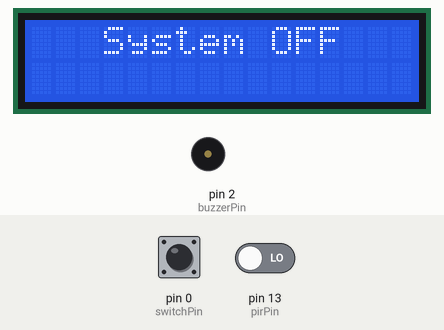
Simulated run of this sketch. Board: Arduino Uno, built with avr-gcc and run on an emulated ATmega328P. Parts: 16×2 character LCD, buzzer (waves = sounding, pin HIGH). The inputs (shaded band) are chosen by the test bench; at power-on: pin 0 (switchPin) LOW, pin 13 (pirPin) LOW.

Above: at 1.2 s.
1.3 s: pin 0 (switchPin) pulled HIGH for 0.15 s
At 1.41 s:
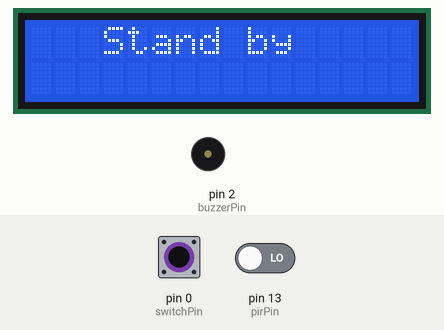
3.0 s: pin 0 (switchPin) pulled HIGH for 3.2 s
7.7 s: pin 0 (switchPin) driven HIGH and pin 13 (pirPin) driven HIGH
At 7.75 s:
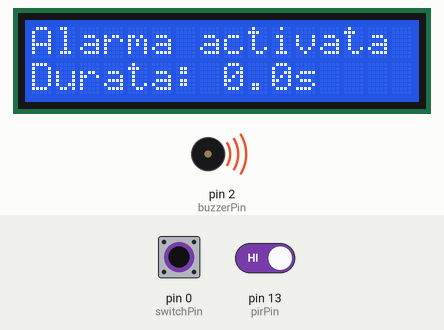
9.5 s: pin 0 (switchPin) driven LOW
At 9.9 s:
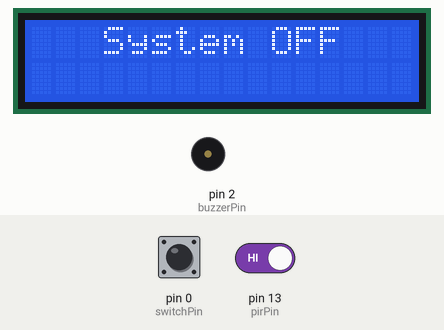
11.0 s: pin 0 (switchPin) driven HIGH
At 11.16 s:
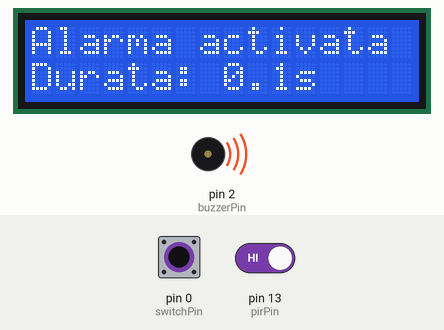
Timing chart, 0 to 14.0 s (numbered marks = the images above; inputs shaded):
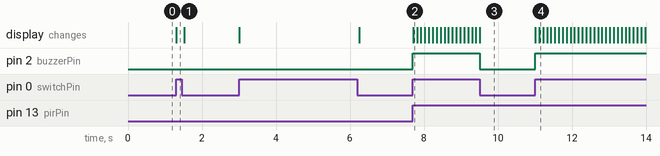

The sketch:

proiect_ad_alarma_de_proximitate1.ino
```cpp
#include<LiquidCrystal.h>

int pirPin = 13;
int buzzerPin = 2;
int switchPin = 0;
int state = LOW;
unsigned long previousTime;
LiquidCrystal lcd(12, 11, 6, 5, 4, 3);

void setup()
{
  	// Initializare
	pinMode(pirPin, INPUT);
	pinMode(buzzerPin, OUTPUT);
  	lcd.begin(16, 2);
}

void loop()
{
  int motion = 0;
  motion = digitalRead(pirPin);
  state = digitalRead(switchPin);

  /*
  Daca switch-ul se afla pe pozitia ON
  */
  if (state == HIGH) {

    /*
  	Daca senzorul PIR detecteaza miscare,
  	atunci buzzerul se activeaza si ecranul
  	lcd va afisa durata acestei detectari
  	*/
    if (motion == HIGH){
      digitalWrite(buzzerPin, HIGH);
      lcd.setCursor(0, 0);
      lcd.print("Alarma activata");
      lcd.setCursor(0, 1);
      lcd.print("Durata: ");
      lcd.setCursor(8, 1);
      lcd.print((millis() - previousTime) / 1000);

      if ((millis() - previousTime) / 1000 < 10) {
        lcd.setCursor(9, 1);
        lcd.print('.');
        lcd.setCursor(10, 1);
        lcd.print(((millis() - previousTime) / 100) % 10);
        lcd.setCursor(11, 1);

      } else {
        lcd.setCursor(10, 1);
        lcd.print('.');
        lcd.setCursor(11, 1);
        lcd.print(((millis() - previousTime) / 100) % 10);
        lcd.setCursor(12, 1);
      }
      lcd.print("s            ");
    }

    /*
    Cand senzorul nu detecteaza nimic,
    ecranul lcd va afisa faptul ca este in
    Stand by
    */
    else {
      digitalWrite(buzzerPin, LOW);
      lcd.setCursor(0, 0);
      lcd.print("   Stand by     ");
      lcd.setCursor(0, 1);
      lcd.print("                ");
      previousTime = millis();
    }
    delay(100);

  /*
  Daca switch-ul se afla pe pozitia OFF
  */
  } else {
    digitalWrite(buzzerPin, LOW);
    lcd.setCursor(0, 0);
    lcd.print("   System OFF   ");
    lcd.setCursor(0, 1);
    lcd.print("                  ");
    previousTime = millis();
  }
}
```

Measured:
- after the input at 1.3 s, the display: changes at once (image 1)
- after the input at 7.7 s, pin 2 (buzzerPin): LOW → HIGH at once; the display: changes at once (image 2)
- after the input at 9.5 s, pin 2 (buzzerPin): HIGH → LOW at once; the display: changes at once (image 3)
- after the input at 11.0 s, pin 2 (buzzerPin): LOW → HIGH at once; the display: first changes at once (image 4 shows a later state)
